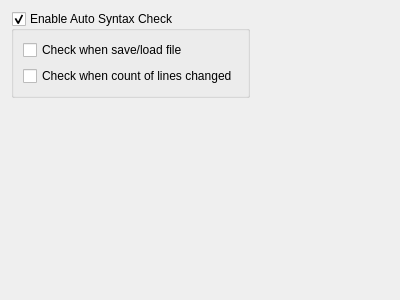
<?xml version="1.0" encoding="UTF-8"?>
<ui version="4.0">
 <class>EditorSyntaxCheckWidget</class>
 <widget class="QWidget" name="EditorSyntaxCheckWidget">
  <property name="geometry">
   <rect>
    <x>0</x>
    <y>0</y>
    <width>400</width>
    <height>300</height>
   </rect>
  </property>
  <property name="windowTitle">
   <string>Form</string>
  </property>
  <layout class="QGridLayout" name="gridLayout">
   <item row="0" column="1">
    <spacer name="horizontalSpacer">
     <property name="orientation">
      <enum>Qt::Horizontal</enum>
     </property>
     <property name="sizeHint" stdset="0">
      <size>
       <width>40</width>
       <height>20</height>
      </size>
     </property>
    </spacer>
   </item>
   <item row="0" column="0">
    <widget class="QGroupBox" name="grpEnableAutoSyntaxCheck">
     <property name="title">
      <string>Enable Auto Syntax Check</string>
     </property>
     <property name="checkable">
      <bool>true</bool>
     </property>
     <layout class="QVBoxLayout" name="verticalLayout">
      <item>
       <widget class="QCheckBox" name="chkSyntaxCheckWhenSave">
        <property name="text">
         <string>Check when save/load file</string>
        </property>
       </widget>
      </item>
      <item>
       <widget class="QCheckBox" name="chkSyntaxCheckWhenLineChanged">
        <property name="text">
         <string>Check when count of lines changed</string>
        </property>
       </widget>
      </item>
     </layout>
    </widget>
   </item>
   <item row="1" column="0">
    <spacer name="verticalSpacer">
     <property name="orientation">
      <enum>Qt::Vertical</enum>
     </property>
     <property name="sizeHint" stdset="0">
      <size>
       <width>20</width>
       <height>40</height>
      </size>
     </property>
    </spacer>
   </item>
  </layout>
 </widget>
 <resources/>
 <connections/>
</ui>
